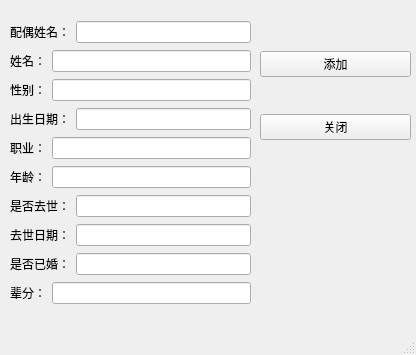
<?xml version="1.0" encoding="UTF-8"?>
<ui version="4.0">
 <class>Add</class>
 <widget class="QMainWindow" name="Add">
  <property name="geometry">
   <rect>
    <x>0</x>
    <y>0</y>
    <width>416</width>
    <height>355</height>
   </rect>
  </property>
  <property name="windowTitle">
   <string>入嫁（赘）成员</string>
  </property>
  <property name="windowIcon">
   <iconset resource="picture.qrc">
    <normaloff>:/picture/longtuteng.jpg</normaloff>:/picture/longtuteng.jpg</iconset>
  </property>
  <widget class="QWidget" name="centralwidget">
   <widget class="QWidget" name="layoutWidget">
    <property name="geometry">
     <rect>
      <x>260</x>
      <y>20</y>
      <width>151</width>
      <height>151</height>
     </rect>
    </property>
    <layout class="QVBoxLayout" name="verticalLayout_3">
     <item>
      <widget class="QPushButton" name="pushButton">
       <property name="text">
        <string>添加</string>
       </property>
      </widget>
     </item>
     <item>
      <widget class="QPushButton" name="pushButton_2">
       <property name="text">
        <string>关闭</string>
       </property>
      </widget>
     </item>
    </layout>
   </widget>
   <widget class="QWidget" name="layoutWidget_2">
    <property name="geometry">
     <rect>
      <x>10</x>
      <y>20</y>
      <width>241</width>
      <height>291</height>
     </rect>
    </property>
    <layout class="QVBoxLayout" name="verticalLayout">
     <item>
      <layout class="QHBoxLayout" name="horizontalLayout_10">
       <item>
        <widget class="QLabel" name="label_7">
         <property name="text">
          <string>配偶姓名：</string>
         </property>
        </widget>
       </item>
       <item>
        <widget class="QLineEdit" name="lineEdit_10"/>
       </item>
      </layout>
     </item>
     <item>
      <layout class="QHBoxLayout" name="horizontalLayout">
       <item>
        <widget class="QLabel" name="label_10">
         <property name="text">
          <string>姓名：</string>
         </property>
        </widget>
       </item>
       <item>
        <widget class="QLineEdit" name="lineEdit"/>
       </item>
      </layout>
     </item>
     <item>
      <layout class="QHBoxLayout" name="horizontalLayout_2">
       <item>
        <widget class="QLabel" name="label_9">
         <property name="text">
          <string>性别：</string>
         </property>
        </widget>
       </item>
       <item>
        <widget class="QLineEdit" name="lineEdit_2"/>
       </item>
      </layout>
     </item>
     <item>
      <layout class="QHBoxLayout" name="horizontalLayout_3">
       <item>
        <widget class="QLabel" name="label_8">
         <property name="text">
          <string>出生日期：</string>
         </property>
        </widget>
       </item>
       <item>
        <widget class="QLineEdit" name="lineEdit_3"/>
       </item>
      </layout>
     </item>
     <item>
      <layout class="QHBoxLayout" name="horizontalLayout_4">
       <item>
        <widget class="QLabel" name="label">
         <property name="text">
          <string>职业：</string>
         </property>
        </widget>
       </item>
       <item>
        <widget class="QLineEdit" name="lineEdit_4"/>
       </item>
      </layout>
     </item>
     <item>
      <layout class="QHBoxLayout" name="horizontalLayout_5">
       <item>
        <widget class="QLabel" name="label_2">
         <property name="text">
          <string>年龄：</string>
         </property>
        </widget>
       </item>
       <item>
        <widget class="QLineEdit" name="lineEdit_5"/>
       </item>
      </layout>
     </item>
     <item>
      <layout class="QHBoxLayout" name="horizontalLayout_6">
       <item>
        <widget class="QLabel" name="label_3">
         <property name="text">
          <string>是否去世：</string>
         </property>
        </widget>
       </item>
       <item>
        <widget class="QLineEdit" name="lineEdit_8"/>
       </item>
      </layout>
     </item>
     <item>
      <layout class="QHBoxLayout" name="horizontalLayout_7">
       <item>
        <widget class="QLabel" name="label_4">
         <property name="text">
          <string>去世日期：</string>
         </property>
        </widget>
       </item>
       <item>
        <widget class="QLineEdit" name="lineEdit_6"/>
       </item>
      </layout>
     </item>
     <item>
      <layout class="QHBoxLayout" name="horizontalLayout_8">
       <item>
        <widget class="QLabel" name="label_5">
         <property name="text">
          <string>是否已婚：</string>
         </property>
        </widget>
       </item>
       <item>
        <widget class="QLineEdit" name="lineEdit_9"/>
       </item>
      </layout>
     </item>
     <item>
      <layout class="QHBoxLayout" name="horizontalLayout_9">
       <item>
        <widget class="QLabel" name="label_6">
         <property name="text">
          <string>辈分：</string>
         </property>
        </widget>
       </item>
       <item>
        <widget class="QLineEdit" name="lineEdit_7"/>
       </item>
      </layout>
     </item>
    </layout>
   </widget>
  </widget>
  <widget class="QMenuBar" name="menubar">
   <property name="geometry">
    <rect>
     <x>0</x>
     <y>0</y>
     <width>416</width>
     <height>17</height>
    </rect>
   </property>
  </widget>
  <widget class="QStatusBar" name="statusbar"/>
 </widget>
 <resources>
  <include location="picture.qrc"/>
 </resources>
 <connections/>
</ui>
